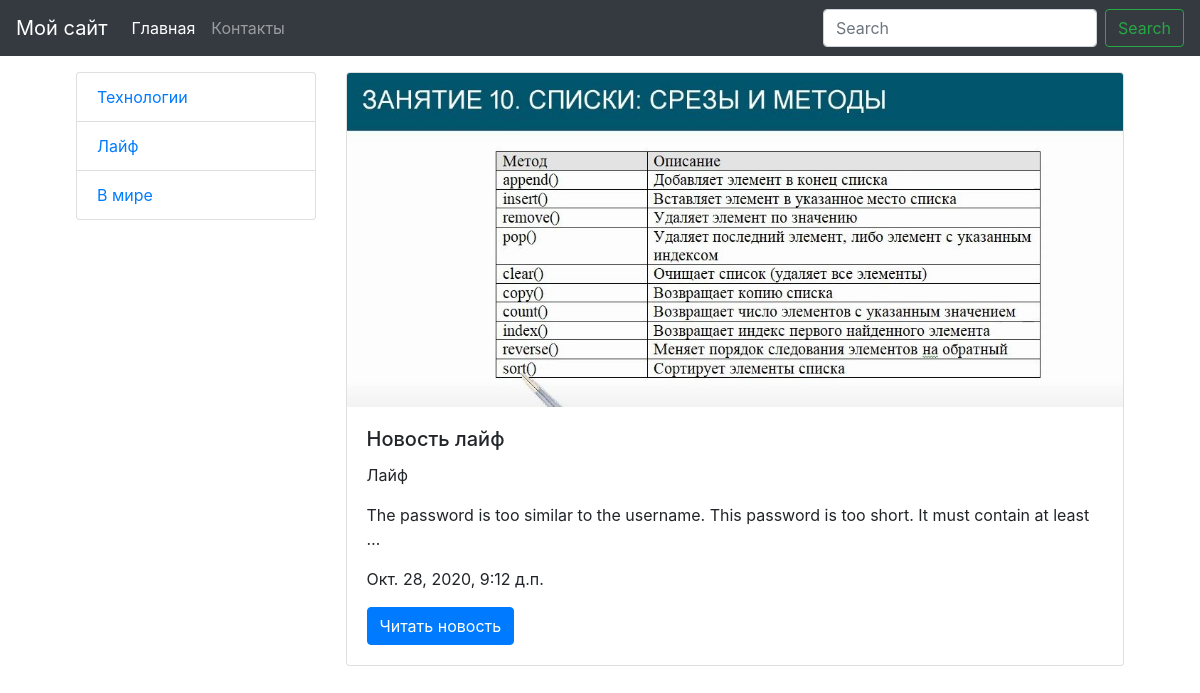
Page /category/2 on the committed database.
### blog/models.py (models this page shows, shortened)
class BlogCategory(models.Model):
    title = models.CharField(verbose_name="Категория:", max_length=100)
    class Meta:
        verbose_name = "Категория"
        verbose_name_plural = "Категории"
    def __str__(self):
        return self.title

class BlogPost(models.Model):
    topic = models.ForeignKey(
        BlogCategory,
        on_delete=models.SET_NULL,
        null=True
    )
    title = models.CharField(verbose_name="Заголовок:", max_length=200)
    main_img = models.ImageField(
        verbose_name="Главное изображение:",
        upload_to="blog_img/%Y/%m/%d/"
    )
    text = RichTextUploadingField(null=True, blank=True)
    created_at = models.DateTimeField(auto_now_add=True)
    updated_at = models.DateTimeField(auto_now=True)
    is_published = models.BooleanField(verbose_name="Опубликовать", default=False)
    class Meta:
        verbose_name = "Пост"
        verbose_name_plural = "Посты"

### blog/views.py (the view)
# urls.py: path("category/<int:pk>", blog_by_category, name="blog_by_category"),
def blog_by_category(request, pk):
    blog_posts_by_category = BlogPost.objects.filter(topic_id=pk)
    blog_categories = BlogCategory.objects.all()
    cur_category = BlogCategory.objects.get(pk=pk)
    context = {
        "blog_posts_by_category": blog_posts_by_category,
        "blog_categories": blog_categories,
        "cur_category": cur_category
    }
    return render(request, "blog/blog_posts_by_category.html", context=context)

### templates/blog/blog_posts_by_category.html
{% extends "base.html" %}
{% block header %}
    {% include "include/header.html" %}
{% endblock %}
{% block content %}
    <div class="container">
        <div class="row m-3">
            <div class="blog__categories col-sm-3">
                <ul class="list-group">
                    {% for blog_category in blog_categories %}
                        <a href="/category/{{ blog_category.pk }}" class="list-group-item">
                            {{ blog_category.title }}
                        </a>
                    {% endfor %}
                </ul>
            </div>
            <div class="blog__posts col-sm-9">
                {% for blog_post in blog_posts_by_category %}
                    <div class="card">
                        <img class="card-img-top" src="{{ blog_post.main_img.url }}" alt="Card image cap">
                        <div class="card-body">
                            <h5 class="card-title">{{ blog_post.title }}</h5>
                            <p class="card-text">{{ blog_post.topic }}</p>
                            <p class="card-text">{{ blog_post.text|truncatechars:100 }} </p>
                            <p class="card-text">{{ blog_post.created_at }}</p>
                            <a href="#" class="btn btn-primary">Читать новость</a>
                        </div>
                    </div>
                {% endfor %}
            </div>
        </div>
    </div>
{% endblock %}

### rows in the picture
BlogCategory: title "Технологии"
BlogCategory: title "Лайф"
BlogCategory: title "В мире"
BlogPost: main_img (picture), title "Новость лайф", topic "Лайф", text "The password is too similar to the username. This password is too short. It must contain at least …", created_at "Окт. 28, 2020, 9:12 д.п."
